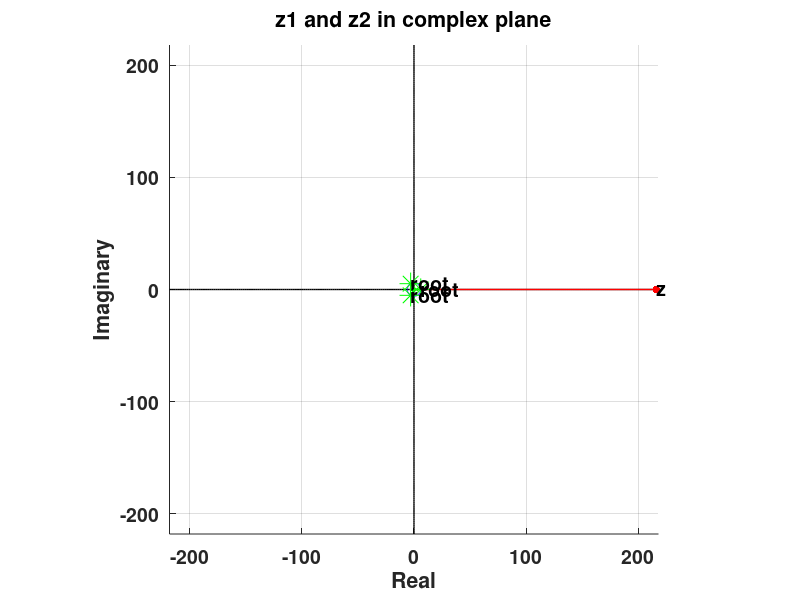

Source code (MATLAB):
% import java.util.*    java can't handle complex numbers...useless   
close all;
clear all;
clc;
% input here  z^(1/n)

z = 216 + j*0;
n = 3;

%Z_set= Stack();
%modulus = abs(z);
%theta = angle(z);
%temp = (modulus^(1/n))*(cos(theta/n)+j*sin(theta/n));
%Z_set.push(temp);
%temp = Z_set.pop();
%display(temp);

% get first root
Z_set = [];
modulus = abs(z);
theta = angle(z);
temp = (modulus^(1/n))*(cos(theta/n)+j*sin(theta/n));
Z_set(1) = temp;

% get other roots, should be n total

for k = 1:n-1
    t = (theta + 2*pi*k)/n;
    temp = (modulus^(1/n))*(cos(t)+j*sin(t));
    Z_set(k+1) = temp;
    k = k + 1;
end

for i = 1:n
    display(Z_set(i));
end

% start graphing

Smin = -2-abs(z);
Smax = 2+abs(z);

figure;
hold on;
grid on;
set(gca, 'fontsize', 14, 'fontweight', 'bold');
title('z1 and z2 in complex plane');
xlabel('Real');
ylabel('Imaginary');
xlim([Smin, Smax]);
ylim([Smin, Smax]);
realAxis = linspace (Smin, Smax, 256);
imagAxis = linspace (Smin, Smax, 256);
plot(realAxis, 0*realAxis, 'k', 'linewidth', 1);
plot(0*imagAxis, imagAxis, 'k', 'linewidth', 1);
plot(real(z), imag(z), 'r.', 'markersize', 16);
h1 = line([0 real(z)], [0 imag(z)], 'linewidth', 1);
set(h1, 'color', 'r');
text(real(z)+.2,imag(z)+.2,'z','fontweight','bold','fontsize',14);

%x_cord = 0;
%y_cord = 0;
%centers = [x_cord, y_cord];
%radii = modulus^(1/n);
%viscircles(centers, radii,'b');

param = 0:pi/100:2*pi;
x_u = modulus^(1/n) * cos(param);
y_u = modulus^(1/n) * sin(param);
circle = plot(x_u, y_u,'b');
axis equal;

for i = 1:n
    plot(real(Z_set(i)), imag(Z_set(i)), 'g*', 'markersize', 16);
    h = line([0 real(Z_set(i))], [0 imag(Z_set(i))], 'linewidth', 1);
    set(h, 'color', 'g');
    text(real(Z_set(i))+.2,imag(Z_set(i))+.2,'root','fontweight','bold','fontsize',14);
end
